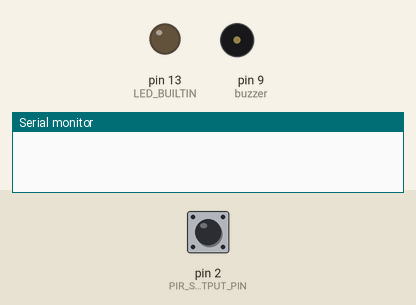
This sketch was run on a simulated Arduino Uno, built with avr-gcc and run on an emulated ATmega328P. Shown: output pins drawn as LEDs (lit = HIGH), buzzer (waves = sounding), the last lines printed to the serial monitor. The inputs (shaded band) are chosen by the test bench; at power-on: pin 2 (PIR_SENSOR_OUTPUT_PIN) HIGH.

Above: at 1.2 s.
1.3 s: pin 2 (PIR_SENSOR_OUTPUT_PIN) driven LOW
At 1.6 s:
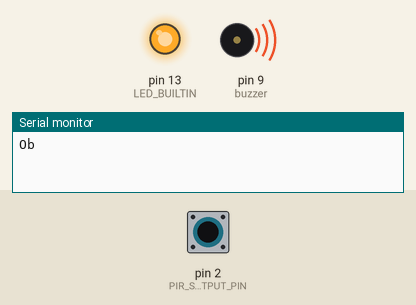
2.8 s: pin 2 (PIR_SENSOR_OUTPUT_PIN) pulsed HIGH 2 times (0.12 s each, 0.3 s apart)
Timing chart, 0 to 11.5 s (numbered marks = the images above; inputs shaded):
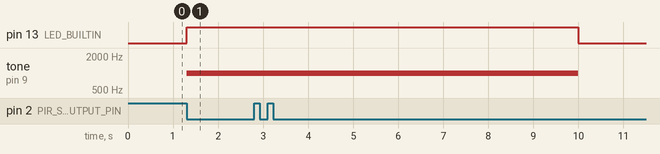

Measured:
- after the input at 1.3 s, pin 13 (LED_BUILTIN): LOW → HIGH at once; tone on pin 9 (buzzer): silent → 1000 Hz at once

The sketch:

example_for_pir_sensor_in_uno_r31__1_.ino
```cpp
const int PIR_SENSOR_OUTPUT_PIN = 2;  /* PIR sensor O/P pin */
const int buzzer = 9; //buzzer to arduino pin 9
int state;

void setup() {
  pinMode(PIR_SENSOR_OUTPUT_PIN, INPUT_PULLUP);
  pinMode(LED_BUILTIN, OUTPUT);
  pinMode(buzzer, OUTPUT); // Set buzzer - pin 9 as an output
  attachInterrupt(digitalPinToInterrupt(2), pir, HIGH);  /* Interrupt on rising edge on pin 2 */
  Serial.begin(9600); /* Define baud rate for serial communication */

}

void loop() {
  delay(10000); /* Power On Warm Up Delay */
  digitalWrite(LED_BUILTIN, LOW);
  noTone(buzzer);
}

void pir(){
  state = digitalRead(PIR_SENSOR_OUTPUT_PIN);
  Serial.println("Object Detected");
  digitalWrite(LED_BUILTIN, HIGH);
  tone(buzzer, 1000);
  delay(300000);	//LED will be on for five minutes
}
```
